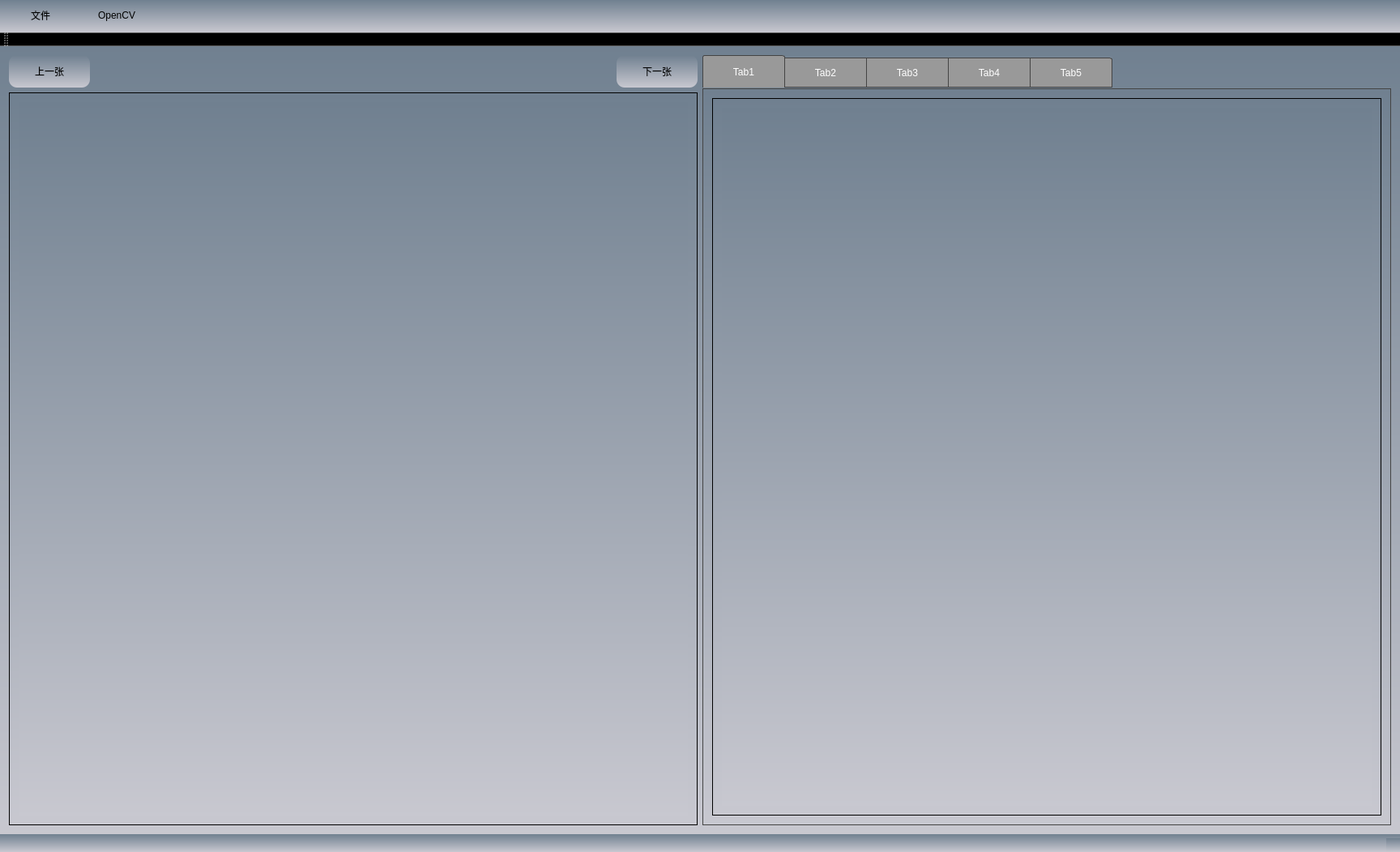
<?xml version="1.0" encoding="UTF-8"?>
<ui version="4.0">
 <class>MainUi</class>
 <widget class="QMainWindow" name="MainUi">
  <property name="geometry">
   <rect>
    <x>0</x>
    <y>0</y>
    <width>1728</width>
    <height>1051</height>
   </rect>
  </property>
  <property name="sizePolicy">
   <sizepolicy hsizetype="Preferred" vsizetype="Preferred">
    <horstretch>0</horstretch>
    <verstretch>0</verstretch>
   </sizepolicy>
  </property>
  <property name="windowTitle">
   <string>ImageOperationModel</string>
  </property>
  <property name="styleSheet">
   <string notr="true">

                QWidget {
                background:qlineargradient(spread:pad,x1:0,y1:0,x2:0,y2:1,stop:0 #708090,stop:1 #C8C8D0);
                }

                QMenuBar {
                min-width: 80px;
                min-height: 35px;
                }

                QMenu {
                border-radius: 30px;
                }
                QMenu::item {
                min-width: 60px;
                min-height: 40px;
                padding: 2px 25px 2px 30px;
                margin-left: 5px;
                }
                QMenu::item:selected {
                border-width:1px;
                border-color: #516589;
                background: qlineargradient(x1: 0, y1: 0, x2: 0, y2: 1, stop: 0 rgb(45,133,207), stop: 1.0
                rgb(125,195,250));
                color:#E6FFFF;
                }

                QPushButton {
                min-width:100px;
                min-height:40px;
                border-radius:10px;
                }

                QPushButton:hover
                {
                background-color:rgb(44 , 137 , 255);
                }

                QPushButton:pressed
                {
                background-color:rgb(14 , 135 , 228);
                padding-left:3px;
                padding-top:3px;
                }

                QScrollBar:horizontal {
                border: 1px solid #222222;
                background: QLinearGradient( x1: 0, y1: 0, x2: 0, y2: 1, stop: 0.0 #ffffff, stop: 0.5 #ffffff, stop: 1
                #ffffff);
                height: 7px;
                margin: 0px 16px 0 16px;
                }
                QScrollBar::handle:horizontal {
                background: QLinearGradient( x1: 0, y1: 0, x2: 1, y2: 0, stop: 0 #b1b1b1, stop: 0.5 #b3b3b3, stop: 1
                #b1b1b1);
                min-height: 20px;
                border-radius: 20px;
                }
                QScrollBar::add-line:horizontal {
                border: 1px solid #1b1b19;
                border-radius: 20px;
                background: QLinearGradient( x1: 0, y1: 0, x2: 1, y2: 0, stop: 0 #999999, stop: 1 #999999);
                width: 14px;
                subcontrol-position: right;
                subcontrol-origin: margin;
                }
                QScrollBar::sub-line:horizontal {
                border: 1px solid #1b1b19;
                border-radius: 20px;
                background: QLinearGradient( x1: 0, y1: 0, x2: 1, y2: 0, stop: 0 #999999, stop: 1 #999999);
                width: 14px;
                subcontrol-position: left;
                subcontrol-origin: margin;
                }
                QScrollBar::right-arrow:horizontal, QScrollBar::left-arrow:horizontal {
                border: 1px solid black;
                width: 1px;
                height: 1px;
                background: white;
                }
                QScrollBar::add-page:horizontal, QScrollBar::sub-page:horizontal {
                background: none;
                }
                QScrollBar:vertical {
                background: QLinearGradient( x1: 0, y1: 0, x2: 1, y2: 0, stop: 0.0 #ffffff, stop: 0.5 #ffffff, stop: 1
                #ffffff);
                width: 7px;
                margin: 16px 0 16px 0;
                border: 1px solid #222222;
                }
                QScrollBar::handle:vertical {
                background: QLinearGradient( x1: 0, y1: 0, x2: 0, y2: 1, stop: 0 #b1b1b1, stop: 0.5 #b3b3b3, stop: 1
                #b1b1b1);
                min-height: 20px;
                border-radius: 20px;
                }
                QScrollBar::add-line:vertical {
                border: 1px solid #1b1b19;
                border-radius: 20px;
                background: QLinearGradient( x1: 0, y1: 0, x2: 0, y2: 1, stop: 0 #999999, stop: 1 #999999);
                height: 14px;
                subcontrol-position: bottom;
                subcontrol-origin: margin;
                }
                QScrollBar::sub-line:vertical {
                border: 1px solid #1b1b19;
                border-radius: 20px;
                background: QLinearGradient( x1: 0, y1: 0, x2: 0, y2: 1, stop: 0 #999999, stop: 1 #999999);
                height: 14px;
                subcontrol-position: top;
                subcontrol-origin: margin;
                }
                QScrollBar::up-arrow:vertical, QScrollBar::down-arrow:vertical {
                border: 1px solid black;
                width: 1px;
                height: 1px;
                background: white;
                }
                QScrollBar::add-page:vertical, QScrollBar::sub-page:vertical {
                background: none;
                }

                QTabWidget::pane {
                border: 1px solid #444;
                top: 1px;
                }

                QTabBar::tab {
                color: #ffffff;
                border: 1px solid #444;
                border-bottom-style: none;
                background-color: #999999;
                padding-left: 10px;
                padding-right: 10px;
                padding-top: 3px;
                padding-bottom: 2px;
                margin-right: -1px;
                min-width: 80px;
                min-height: 30px;
                }
                QTabBar::tab:last {
                margin-right: 0;
                border-top-right-radius: 3px;
                }
                QTabBar::tab:first:!selected {
                margin-left: 0px;
                border-top-left-radius: 3px;
                }
                QTabBar::tab:!selected {
                border-bottom-style: solid;
                margin-top: 3px;
                background-color: QLinearGradient(x1:0, y1:0, x2:0, y2:1, stop:1 #1874CD, stop:.4 #737373);
                }
                QTabBar::tab:selected {
                border-top-left-radius: 3px;
                border-top-right-radius: 3px;
                margin-bottom: 0px;
                }
                QTabBar::tab:!selected:hover {
                border-top-left-radius: 3px;
                border-top-right-radius: 3px;
                background-color: QLinearGradient(x1:0, y1:0, x2:0, y2:1, stop:1 #212121, stop:0.4 #737373, stop:0.2
                #999999, stop:0.1 #b1b1b1);
                }

            </string>
  </property>
  <widget class="QWidget" name="centralWidget">
   <property name="enabled">
    <bool>true</bool>
   </property>
   <property name="sizePolicy">
    <sizepolicy hsizetype="Maximum" vsizetype="Maximum">
     <horstretch>0</horstretch>
     <verstretch>0</verstretch>
    </sizepolicy>
   </property>
   <property name="layoutDirection">
    <enum>Qt::LeftToRight</enum>
   </property>
   <property name="autoFillBackground">
    <bool>false</bool>
   </property>
   <property name="inputMethodHints">
    <set>Qt::ImhNone</set>
   </property>
   <layout class="QHBoxLayout" name="horizontalLayout_5">
    <item>
     <layout class="QVBoxLayout" name="openImageVerticalLayout">
      <item>
       <layout class="QHBoxLayout" name="openImageButtonHorizontalLayout">
        <item>
         <widget class="QPushButton" name="preImageButton">
          <property name="text">
           <string>上一张</string>
          </property>
          <property name="autoRepeat">
           <bool>false</bool>
          </property>
          <property name="autoDefault">
           <bool>false</bool>
          </property>
          <property name="flat">
           <bool>false</bool>
          </property>
         </widget>
        </item>
        <item>
         <spacer name="openImageHorizontalSpacer">
          <property name="orientation">
           <enum>Qt::Horizontal</enum>
          </property>
          <property name="sizeHint" stdset="0">
           <size>
            <width>40</width>
            <height>20</height>
           </size>
          </property>
         </spacer>
        </item>
        <item>
         <widget class="QPushButton" name="nextImageButton">
          <property name="text">
           <string>下一张</string>
          </property>
          <property name="flat">
           <bool>false</bool>
          </property>
         </widget>
        </item>
       </layout>
      </item>
      <item>
       <widget class="QScrollArea" name="openImageFileScroll">
        <property name="layoutDirection">
         <enum>Qt::LeftToRight</enum>
        </property>
        <property name="verticalScrollBarPolicy">
         <enum>Qt::ScrollBarAsNeeded</enum>
        </property>
        <property name="horizontalScrollBarPolicy">
         <enum>Qt::ScrollBarAsNeeded</enum>
        </property>
        <property name="widgetResizable">
         <bool>true</bool>
        </property>
        <property name="alignment">
         <set>Qt::AlignLeading|Qt::AlignLeft|Qt::AlignVCenter</set>
        </property>
        <widget class="QWidget" name="openImageFileScrollWidget">
         <property name="geometry">
          <rect>
           <x>0</x>
           <y>0</y>
           <width>840</width>
           <height>894</height>
          </rect>
         </property>
         <property name="layoutDirection">
          <enum>Qt::LeftToRight</enum>
         </property>
         <layout class="QHBoxLayout" name="horizontalLayout_4">
          <item>
           <widget class="QLabel" name="openImageFileLabel">
            <property name="layoutDirection">
             <enum>Qt::LeftToRight</enum>
            </property>
            <property name="text">
             <string/>
            </property>
            <property name="alignment">
             <set>Qt::AlignLeading|Qt::AlignLeft|Qt::AlignTop</set>
            </property>
           </widget>
          </item>
         </layout>
        </widget>
       </widget>
      </item>
     </layout>
    </item>
    <item>
     <widget class="QTabWidget" name="tabWidget">
      <property name="currentIndex">
       <number>0</number>
      </property>
      <widget class="QWidget" name="tabWidget1">
       <attribute name="title">
        <string>Tab1</string>
       </attribute>
       <layout class="QHBoxLayout" name="horizontalLayout_2">
        <item>
         <widget class="QScrollArea" name="tabScrollArea1">
          <property name="widgetResizable">
           <bool>true</bool>
          </property>
          <widget class="QWidget" name="tabInnerWidget1">
           <property name="geometry">
            <rect>
             <x>0</x>
             <y>0</y>
             <width>800</width>
             <height>879</height>
            </rect>
           </property>
           <layout class="QVBoxLayout" name="verticalLayout">
            <item>
             <widget class="QLabel" name="tabLabel1">
              <property name="text">
               <string/>
              </property>
              <property name="alignment">
               <set>Qt::AlignCenter</set>
              </property>
             </widget>
            </item>
           </layout>
          </widget>
         </widget>
        </item>
       </layout>
      </widget>
      <widget class="QWidget" name="tabWidget2">
       <attribute name="title">
        <string>Tab2</string>
       </attribute>
       <layout class="QHBoxLayout" name="horizontalLayout_3">
        <item>
         <widget class="QScrollArea" name="tabScrollArea2">
          <property name="widgetResizable">
           <bool>true</bool>
          </property>
          <widget class="QWidget" name="tabInnerWidget2">
           <property name="geometry">
            <rect>
             <x>0</x>
             <y>0</y>
             <width>51</width>
             <height>40</height>
            </rect>
           </property>
           <layout class="QVBoxLayout" name="verticalLayout_2">
            <item>
             <widget class="QLabel" name="tabLabel2">
              <property name="text">
               <string/>
              </property>
              <property name="alignment">
               <set>Qt::AlignCenter</set>
              </property>
             </widget>
            </item>
           </layout>
          </widget>
         </widget>
        </item>
       </layout>
      </widget>
      <widget class="QWidget" name="tabWidget3">
       <property name="focusPolicy">
        <enum>Qt::NoFocus</enum>
       </property>
       <attribute name="title">
        <string>Tab3</string>
       </attribute>
       <layout class="QHBoxLayout" name="horizontalLayout">
        <item>
         <widget class="QScrollArea" name="scrollArea">
          <property name="widgetResizable">
           <bool>true</bool>
          </property>
          <widget class="QWidget" name="tabInnerWidget3">
           <property name="geometry">
            <rect>
             <x>0</x>
             <y>0</y>
             <width>51</width>
             <height>40</height>
            </rect>
           </property>
           <layout class="QVBoxLayout" name="verticalLayout_3">
            <item>
             <widget class="QLabel" name="tabLabel3">
              <property name="text">
               <string/>
              </property>
             </widget>
            </item>
           </layout>
          </widget>
         </widget>
        </item>
       </layout>
      </widget>
      <widget class="QWidget" name="tabWidget4">
       <attribute name="title">
        <string>Tab4</string>
       </attribute>
       <layout class="QHBoxLayout" name="horizontalLayout_6">
        <item>
         <widget class="QScrollArea" name="scrollArea_2">
          <property name="widgetResizable">
           <bool>true</bool>
          </property>
          <widget class="QWidget" name="tabInnerWidget4">
           <property name="geometry">
            <rect>
             <x>0</x>
             <y>0</y>
             <width>51</width>
             <height>40</height>
            </rect>
           </property>
           <layout class="QVBoxLayout" name="verticalLayout_4">
            <item>
             <widget class="QLabel" name="tabLabel4">
              <property name="text">
               <string/>
              </property>
             </widget>
            </item>
           </layout>
          </widget>
         </widget>
        </item>
       </layout>
      </widget>
      <widget class="QWidget" name="tabWidget5">
       <attribute name="title">
        <string>Tab5</string>
       </attribute>
       <layout class="QHBoxLayout" name="horizontalLayout_7">
        <item>
         <widget class="QScrollArea" name="scrollArea_3">
          <property name="widgetResizable">
           <bool>true</bool>
          </property>
          <widget class="QWidget" name="tabInnerWidget5">
           <property name="geometry">
            <rect>
             <x>0</x>
             <y>0</y>
             <width>51</width>
             <height>40</height>
            </rect>
           </property>
           <layout class="QVBoxLayout" name="verticalLayout_5">
            <item>
             <widget class="QLabel" name="label_3">
              <property name="text">
               <string/>
              </property>
             </widget>
            </item>
           </layout>
          </widget>
         </widget>
        </item>
       </layout>
      </widget>
     </widget>
    </item>
   </layout>
  </widget>
  <widget class="QMenuBar" name="menuBar">
   <property name="geometry">
    <rect>
     <x>0</x>
     <y>0</y>
     <width>1728</width>
     <height>37</height>
    </rect>
   </property>
   <widget class="QMenu" name="fileMenu">
    <property name="title">
     <string>文件</string>
    </property>
    <addaction name="openAct"/>
    <addaction name="saveAct"/>
    <addaction name="openFilePathAct"/>
    <addaction name="exitAct"/>
   </widget>
   <widget class="QMenu" name="opencvMenu">
    <property name="title">
     <string>OpenCV</string>
    </property>
    <widget class="QMenu" name="image">
     <property name="title">
      <string>图像处理</string>
     </property>
     <addaction name="thresholdAct"/>
     <addaction name="blurAct"/>
     <addaction name="gaussianBlurAct"/>
     <addaction name="medianBlurAct"/>
     <addaction name="bilateralFilterAct"/>
     <addaction name="morphologyExOpenAct"/>
     <addaction name="morphologyExCloseAct"/>
     <addaction name="morphologyExGradientAct"/>
     <addaction name="morphologyExTophatAct"/>
     <addaction name="morphologyExBlackhatAct"/>
     <addaction name="sobelAct"/>
     <addaction name="cannyAct"/>
     <addaction name="dilateAct"/>
     <addaction name="findContoursAct"/>
     <addaction name="equalizeHistAct"/>
     <addaction name="createCLAHEAct"/>
     <addaction name="houghLinesAct"/>
    </widget>
    <widget class="QMenu" name="menuopencv2">
     <property name="title">
      <string>opencv2</string>
     </property>
     <addaction name="houghCirclesAct"/>
     <addaction name="watershedAct"/>
     <addaction name="grabCutAct"/>
     <addaction name="houghLinesPAct"/>
    </widget>
    <addaction name="image"/>
    <addaction name="menuopencv2"/>
   </widget>
   <addaction name="fileMenu"/>
   <addaction name="opencvMenu"/>
  </widget>
  <widget class="QToolBar" name="mainToolBar">
   <attribute name="toolBarArea">
    <enum>TopToolBarArea</enum>
   </attribute>
   <attribute name="toolBarBreak">
    <bool>false</bool>
   </attribute>
  </widget>
  <widget class="QStatusBar" name="statusBar"/>
  <action name="openAct">
   <property name="text">
    <string>打开图片</string>
   </property>
   <property name="shortcut">
    <string>Ctrl+O</string>
   </property>
  </action>
  <action name="saveAct">
   <property name="checkable">
    <bool>false</bool>
   </property>
   <property name="enabled">
    <bool>true</bool>
   </property>
   <property name="text">
    <string>保存</string>
   </property>
   <property name="shortcut">
    <string>Ctrl+S</string>
   </property>
  </action>
  <action name="exitAct">
   <property name="text">
    <string>退出</string>
   </property>
   <property name="shortcut">
    <string>Ctrl+Q</string>
   </property>
  </action>
  <action name="openFilePathAct">
   <property name="text">
    <string>读取文件夹</string>
   </property>
  </action>
  <action name="thresholdAct">
   <property name="text">
    <string>图像阈值</string>
   </property>
   <property name="iconText">
    <string>图像阈值</string>
   </property>
  </action>
  <action name="blurAct">
   <property name="text">
    <string>blurAct</string>
   </property>
  </action>
  <action name="gaussianBlurAct">
   <property name="text">
    <string>gaussianBlurAct</string>
   </property>
  </action>
  <action name="medianBlurAct">
   <property name="text">
    <string>medianBlurAct</string>
   </property>
  </action>
  <action name="bilateralFilterAct">
   <property name="text">
    <string>bilateralFilterAct</string>
   </property>
  </action>
  <action name="morphologyExOpenAct">
   <property name="text">
    <string>morphologyExOpenAct</string>
   </property>
  </action>
  <action name="morphologyExCloseAct">
   <property name="text">
    <string>morphologyExCloseAct</string>
   </property>
  </action>
  <action name="morphologyExGradientAct">
   <property name="text">
    <string>morphologyExGradientAct</string>
   </property>
  </action>
  <action name="morphologyExTophatAct">
   <property name="text">
    <string>morphologyExTophatAct</string>
   </property>
  </action>
  <action name="morphologyExBlackhatAct">
   <property name="text">
    <string>morphologyExBlackhatAct</string>
   </property>
  </action>
  <action name="sobelAct">
   <property name="text">
    <string>sobelAct</string>
   </property>
  </action>
  <action name="cannyAct">
   <property name="text">
    <string>cannyAct</string>
   </property>
  </action>
  <action name="dilateAct">
   <property name="text">
    <string>dilateAct</string>
   </property>
  </action>
  <action name="findContoursAct">
   <property name="text">
    <string>findContoursAct</string>
   </property>
  </action>
  <action name="equalizeHistAct">
   <property name="text">
    <string>equalizeHistAct</string>
   </property>
  </action>
  <action name="createCLAHEAct">
   <property name="text">
    <string>createCLAHEAct</string>
   </property>
  </action>
  <action name="houghLinesAct">
   <property name="text">
    <string>houghLinesAct</string>
   </property>
  </action>
  <action name="houghCirclesAct">
   <property name="text">
    <string>houghCirclesAct</string>
   </property>
  </action>
  <action name="watershedAct">
   <property name="text">
    <string>watershedAct</string>
   </property>
  </action>
  <action name="grabCutAct">
   <property name="text">
    <string>grabCutAct</string>
   </property>
  </action>
  <action name="houghLinesPAct">
   <property name="text">
    <string>houghLinesPAct</string>
   </property>
  </action>
 </widget>
 <layoutdefault spacing="6" margin="11"/>
 <resources>
  <include location="../qrc/MainUi.qrc"/>
 </resources>
 <connections/>
</ui>
